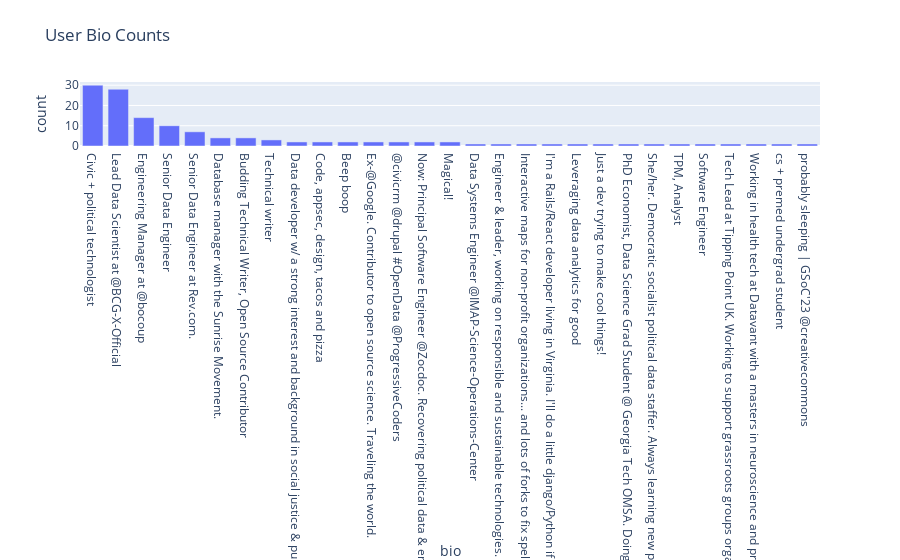

The cell this chart's notebook holds for it:
### Markdown cell above
## Users: User Bios, Counts

### Code cell
# Create a bar chart of the user bio counts
users_counts = users.value_counts(subset=['bio'])

users_counts = users_counts.reset_index()

users_counts.sort_values(by='count', ascending=False, inplace=True)

fig = px.bar(data_frame=users_counts, x='bio', y='count', title='User Bio Counts')

fig.show()

### Figure 1 — Plotly figure (JSON) as saved in the notebook; plotly's stock layout.template omitted (floating-point values rounded to 4 significant figures)
{"data": [{"alignmentgroup": "True", "hovertemplate": "bio=%{x}<br>count=%{y}<extra></extra>", "legendgroup": "", "marker": {"color": "#636efa", "pattern": {"shape": ""}}, "name": "", "offsetgroup": "", "orientation": "v", "showlegend": false, "textposition": "auto", "type": "bar", "x": ["Civic + political technologist", "Lead Data Scientist at @BCG-X-Official\r\n\r\n", "Engineering Manager at @bocoup ", "Senior Data Engineer", "Senior Data Engineer at Rev.com.", "Database manager with the Sunrise Movement.", "Budding Technical Writer, Open Source Contributor", "Technical writer", "Data developer w/ a strong interest and background in social justice & public health. ", "Code, appsec, design, tacos and pizza", "Beep boop", "Ex-@Google. Contributor to open source science. Traveling the world.", "@civicrm @drupal #OpenData @ProgressiveCoders", "Now: Principal Software Engineer @Zocdoc. Recovering political data & engineering professional. Tufts University A17. He/Him", "Magical!", "Data Systems Engineer @IMAP-Science-Operations-Center ", "Engineer & leader, working on responsible and sustainable technologies. ", "Interactive maps for non-profit organizations... and lots of forks to fix spelling", "I'm a Rails/React developer living in Virginia. I'll do a little django/Python if you ask nicely.", "Leveraging data analytics for good", "Just a dev trying to make cool things!", "PhD Economist, Data Science Grad Student @ Georgia Tech OMSA. Doing data work and analytics for progressive causes.", "She/her. Democratic socialist political data staffer. Always learning new programming skills and how to use them to be a better ally :^)", "TPM, Analyst", "Software Engineer", "Tech Lead at Tipping Point UK. Working to support grassroots groups organising for climate justice.", "Working in health tech at Datavant with a masters in neuroscience and professional experience in data science. ", "cs + premed undergrad student", "probably sleeping | GSoC'23 @creativecommons "], "xaxis": "x", "y": [30, 28, 14, 10, 7, 4, 4, 3, 2, 2, 2, 2, 2, 2, 2, 1, 1, 1, 1, 1, 1, 1, 1, 1, 1, 1, 1, 1, 1], "yaxis": "y"}], "layout": {"barmode": "relative", "legend": {"tracegroupgap": 0}, "title": {"text": "User Bio Counts"}, "xaxis": {"anchor": "y", "domain": [0, 1], "title": {"text": "bio"}}, "yaxis": {"anchor": "x", "domain": [0, 1], "title": {"text": "count"}}}}
